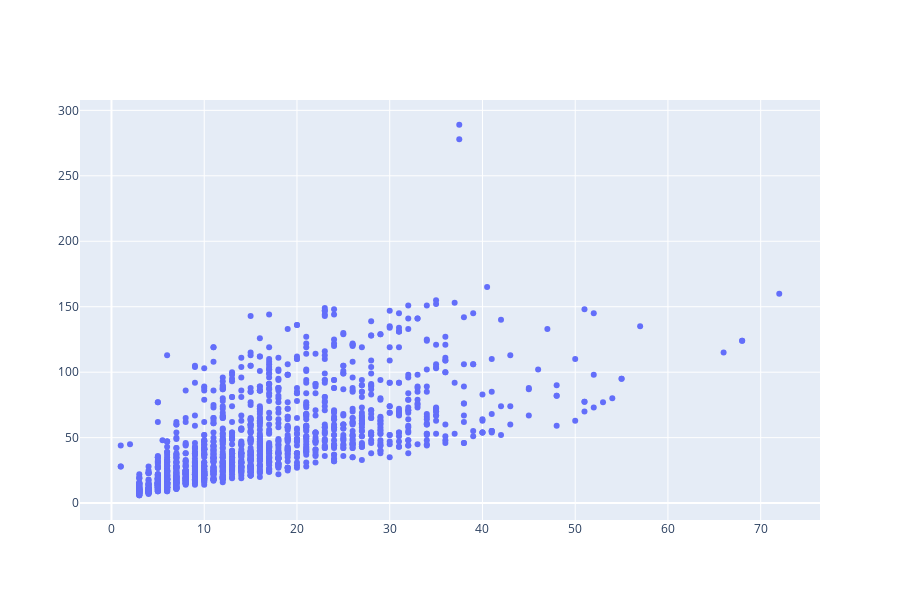

Here is the notebook cell this chart was saved with:
### Code cell
# As you might guess from the error, we have to specify X and Y columns for Pandas to plot. 

data = go.Scatter(x=df['free sulfur dioxide'], y=df['total sulfur dioxide'], mode='markers', )
layout = go.Layout(height=600, showlegend=True)
fig = go.Figure(data=data, layout=layout)
fig.show()

### Figure 1 — Plotly figure (JSON) as saved in the notebook; plotly's stock layout.template omitted (floating-point values rounded to 4 significant figures; data arrays with more than 128 entries replaced by an {"elided": "..."} marker saying what was removed)
{"data": [{"mode": "markers", "type": "scatter", "x": {"elided": "1599 float values"}, "y": {"elided": "1599 float values"}}], "layout": {"height": 600}}
